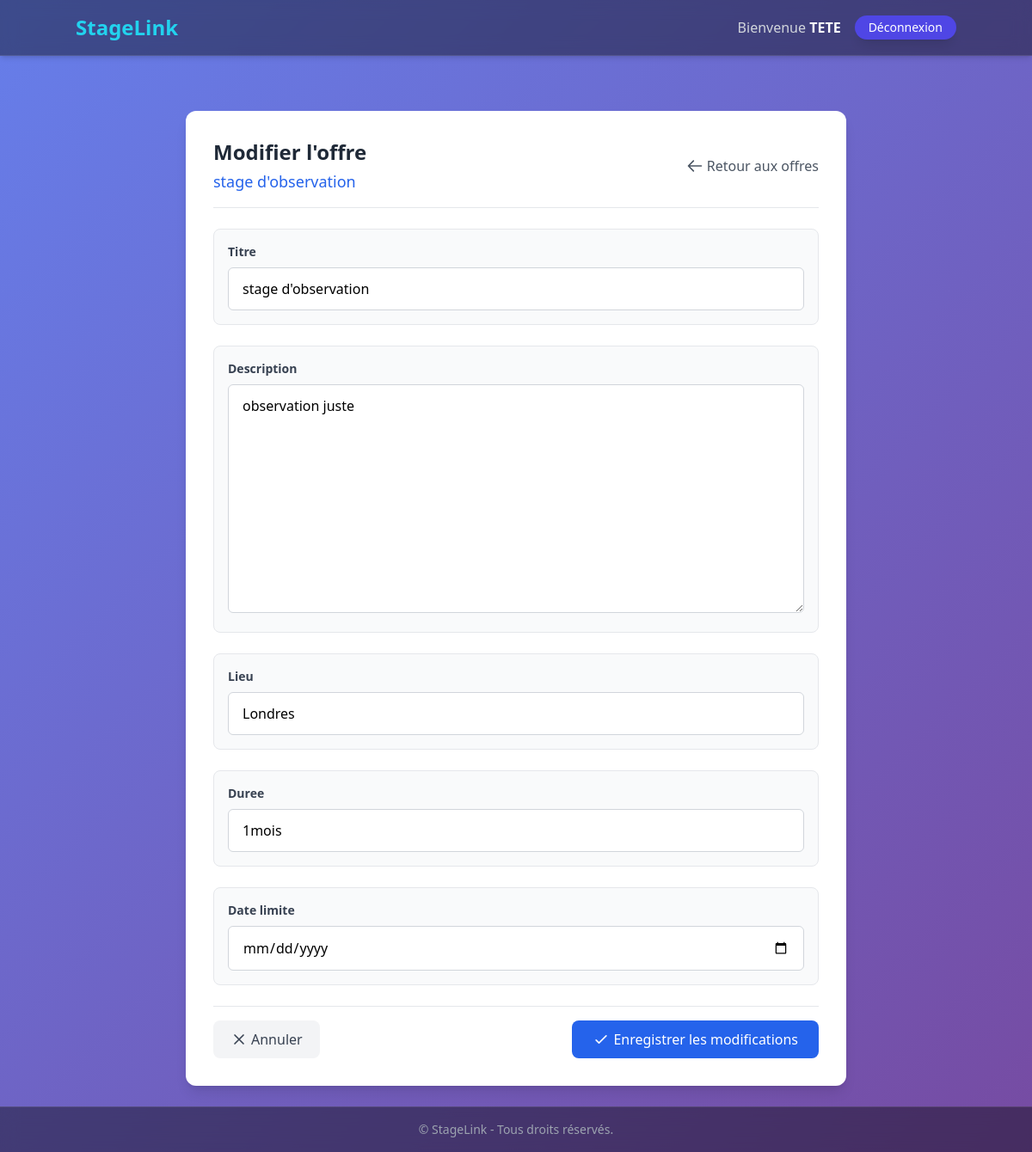
The page /entreprise/offre/6/modifier/ (signed in) on the database its author committed.
### accounts/models.py (models this page shows, shortened)
class CustomUser(AbstractBaseUser, PermissionsMixin):
    email = models.EmailField(unique=True)
    username = models.CharField(max_length=255, unique=True)
    user_type = models.CharField(
        max_length=20,
        choices=[('etudiant', 'Étudiant'), ('entreprise', 'Entreprise')],
        default='etudiant'
    )
    is_active = models.BooleanField(default=True)
    is_staff = models.BooleanField(default=False)
    objects = CustomUserManager()
    USERNAME_FIELD = 'email'
    REQUIRED_FIELDS = ['username']

### entreprises/models.py (models this page shows, shortened)
class Offre(models.Model):
    entreprise = models.ForeignKey(Entreprise, on_delete=models.CASCADE, related_name='offres')
    titre = models.CharField(max_length=200)
    description = models.TextField()
    lieu = models.CharField(max_length=100)
    duree = models.CharField(max_length=50)
    date_limite = models.DateField()
    date_creation = models.DateTimeField(default=timezone.now)

### entreprises/views.py (the view)
# urls.py: path('offre/<int:offre_id>/modifier/', views.modifier_offre, name='modifier_offre'),
@login_required
def modifier_offre(request, offre_id):
    offre = get_object_or_404(Offre, id=offre_id, entreprise=request.user.entreprise)
    if request.method == 'POST':
        form = OffreForm(request.POST, instance=offre)
        if form.is_valid():
            form.save()
            return redirect('mes_offres')
    else:
        form = OffreForm(instance=offre)
    return render(request, 'entreprises/modifier_offre.html', {'form': form, 'offre': offre})

### entreprises/forms.py
class OffreForm(forms.ModelForm):
    class Meta:
        model = Offre
        fields = ['titre', 'description', 'lieu', 'duree', 'date_limite']
        widgets = {
            'titre': forms.TextInput(attrs={'class': 'form-input mt-1 block w-full'}),
            'description': forms.Textarea(attrs={'class': 'form-textarea mt-1 block w-full'}),
            'lieu': forms.TextInput(attrs={'class': 'form-input mt-1 block w-full'}),
            'duree': forms.TextInput(attrs={'class': 'form-input mt-1 block w-full'}),
            'date_limite': forms.DateInput(attrs={'type': 'date', 'class': 'form-input mt-1 block w-full'}),
        }

### entreprises/templates/entreprises/modifier_offre.html (shortened to what this page needs)
{% extends 'base.html' %}
{% load widget_tweaks %}
{% block content %}
<div class="max-w-3xl mx-auto mt-10 p-8 bg-white rounded-xl shadow-lg">
  <div class="flex items-center justify-between mb-6 border-b pb-4">
    <h2 class="text-2xl font-bold text-gray-800">
      Modifier l'offre
      <span class="text-blue-600 block text-lg font-medium mt-1">{{ offre.titre }}</span>
    </h2>
    <a href="{% url 'mes_offres' %}" class="flex items-center text-gray-600 hover:text-gray-800 transition duration-300">
      <svg xmlns="http://www.w3.org/2000/svg" class="h-5 w-5 mr-1" fill="none" viewBox="0 0 24 24" stroke="currentColor">
        <path stroke-linecap="round" stroke-linejoin="round" stroke-width="2" d="M10 19l-7-7m0 0l7-7m-7 7h18" />
      </svg>
      Retour aux offres
    </a>
  </div>
  <form method="post" class="space-y-6">
    {% for field in form %}
      <div class="bg-gray-50 p-4 rounded-lg border border-gray-200">
        <label class="block text-sm font-semibold text-gray-700 mb-2">{{ field.label }}</label>
        {% if field.field.widget.input_type == 'textarea' %}
          {% render_field field class="w-full px-4 py-3 border border-gray-300 rounded-md focus:outline-none focus:ring-2 focus:ring-blue-500 focus:border-blue-500 min-h-32" placeholder=field.label %}
        {% else %}
          {% render_field field class="w-full px-4 py-3 border border-gray-300 rounded-md focus:outline-none focus:ring-2 focus:ring-blue-500 focus:border-blue-500" placeholder=field.label %}
        {% endif %}
      </div>
    {% endfor %}
    <div class="flex justify-between items-center pt-4 mt-6 border-t border-gray-200">
      <button type="button" onclick="window.history.back()" class="flex items-center px-5 py-2.5 bg-gray-100 text-gray-700 rounded-lg hover:bg-gray-200 transition duration-300">
        <svg xmlns="http://www.w3.org/2000/svg" class="h-5 w-5 mr-1" fill="none" viewBox="0 0 24 24" stroke="currentColor">
          <path stroke-linecap="round" stroke-linejoin="round" stroke-width="2" d="M6 18L18 6M6 6l12 12" />
        </svg>
        Annuler
      </button>
      <button type="submit" class="flex items-center px-6 py-2.5 bg-blue-600 text-white rounded-lg hover:bg-blue-700 transition duration-300">
        <svg xmlns="http://www.w3.org/2000/svg" class="h-5 w-5 mr-1" fill="none" viewBox="0 0 24 24" stroke="currentColor">
          <path stroke-linecap="round" stroke-linejoin="round" stroke-width="2" d="M5 13l4 4L19 7" />
        </svg>
        Enregistrer les modifications
      </button>
    </div>
  </form>
</div>
{% endblock %}

### templates/base.html (shortened to what this page needs)
<!DOCTYPE html>
<html lang="fr">
<head>
    <script src="https://cdn.tailwindcss.com"></script>
</head>
<body class="min-h-screen flex flex-col" style="background: linear-gradient(135deg, #667eea 0%, #764ba2 100%);">
    {% load widget_tweaks %}
    <nav class="p-4 shadow-md" style="background: rgba(0, 0, 0, 0.4); backdrop-filter: blur(10px); -webkit-backdrop-filter: blur(10px); border-bottom: 1px solid rgba(255, 255, 255, 0.1);">
        <div class="container mx-auto flex justify-between items-center">
            <a href="#" class="text-2xl font-bold text-cyan-400 hover:text-cyan-300 transition">
                StageLink
            </a>
            <div class="flex items-center space-x-4">
                {% if user.is_authenticated %}
                    <span class="text-gray-300">Bienvenue <strong class="text-white">{{ user.username }}</strong></span>
                    <form method="post" action="{% url 'logout' %}" class="inline">
                        <button type="submit" class="bg-indigo-600 hover:bg-indigo-700 text-white px-4 py-1 rounded-full text-sm transition shadow-lg hover:shadow-xl">
                            Déconnexion
                        </button>
                    </form>
                {% endif %}
            </div>
        </div>
    </nav>
    <main class="flex-grow container mx-auto p-6">
        {% block content %}
        {% endblock %}
    </main>
    <footer class="text-center p-4 text-sm" style="background: rgba(0, 0, 0, 0.4); backdrop-filter: blur(10px); -webkit-backdrop-filter: blur(10px); border-top: 1px solid rgba(255, 255, 255, 0.1);">
        <span class="text-gray-400">© {{ now|date:"Y" }} StageLink - Tous droits réservés.</span>
    </footer>
</body>
</html>

### rows shown on the page
CustomUser: username "TETE"
Offre: titre "stage d'observation", titre "stage d'observation" "observation juste" "Londres" "1mois"

### other values the page prints
{{ field.label }} "Titre" "Description" "Lieu" "Duree" "Date limite"
